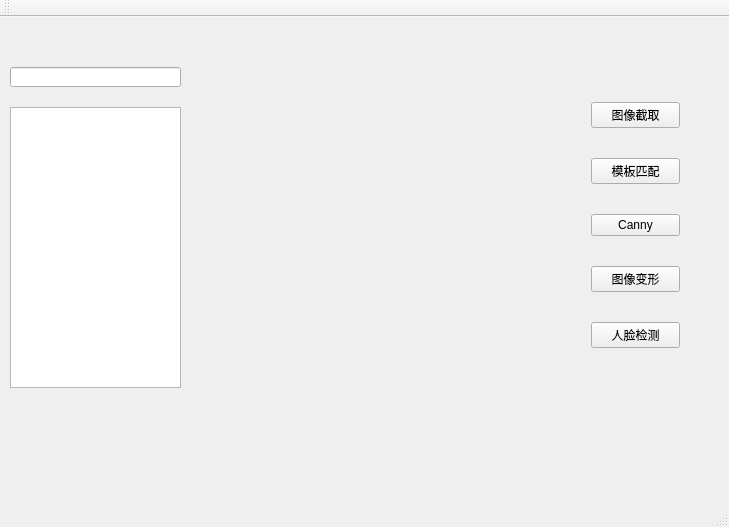
<?xml version="1.0" encoding="UTF-8"?>
<ui version="4.0">
 <class>MainWindow</class>
 <widget class="QMainWindow" name="MainWindow">
  <property name="geometry">
   <rect>
    <x>0</x>
    <y>0</y>
    <width>729</width>
    <height>527</height>
   </rect>
  </property>
  <property name="windowTitle">
   <string>MainWindow</string>
  </property>
  <widget class="QWidget" name="centralWidget">
   <widget class="QWidget" name="verticalLayoutWidget">
    <property name="geometry">
     <rect>
      <x>580</x>
      <y>50</y>
      <width>111</width>
      <height>321</height>
     </rect>
    </property>
    <layout class="QVBoxLayout" name="verticalLayout">
     <item>
      <widget class="QPushButton" name="pushButton">
       <property name="text">
        <string>图像截取</string>
       </property>
      </widget>
     </item>
     <item>
      <widget class="QPushButton" name="templateButton">
       <property name="text">
        <string>模板匹配</string>
       </property>
      </widget>
     </item>
     <item>
      <widget class="QPushButton" name="cannyButton">
       <property name="text">
        <string>Canny</string>
       </property>
      </widget>
     </item>
     <item>
      <widget class="QPushButton" name="morphingButton">
       <property name="text">
        <string>图像变形</string>
       </property>
      </widget>
     </item>
     <item>
      <widget class="QPushButton" name="faceDetection">
       <property name="text">
        <string>人脸检测</string>
       </property>
      </widget>
     </item>
    </layout>
   </widget>
   <widget class="QLabel" name="Label">
    <property name="geometry">
     <rect>
      <x>210</x>
      <y>50</y>
      <width>331</width>
      <height>311</height>
     </rect>
    </property>
    <property name="text">
     <string/>
    </property>
   </widget>
   <widget class="QLineEdit" name="lineEdit_currentPath">
    <property name="geometry">
     <rect>
      <x>10</x>
      <y>50</y>
      <width>171</width>
      <height>20</height>
     </rect>
    </property>
   </widget>
   <widget class="QListWidget" name="listWidget">
    <property name="geometry">
     <rect>
      <x>10</x>
      <y>90</y>
      <width>171</width>
      <height>281</height>
     </rect>
    </property>
   </widget>
  </widget>
  <widget class="QMenuBar" name="menuBar">
   <property name="geometry">
    <rect>
     <x>0</x>
     <y>0</y>
     <width>729</width>
     <height>23</height>
    </rect>
   </property>
  </widget>
  <widget class="QToolBar" name="mainToolBar">
   <attribute name="toolBarArea">
    <enum>TopToolBarArea</enum>
   </attribute>
   <attribute name="toolBarBreak">
    <bool>false</bool>
   </attribute>
  </widget>
  <widget class="QStatusBar" name="statusBar"/>
 </widget>
 <layoutdefault spacing="6" margin="11"/>
 <resources/>
 <connections/>
</ui>
